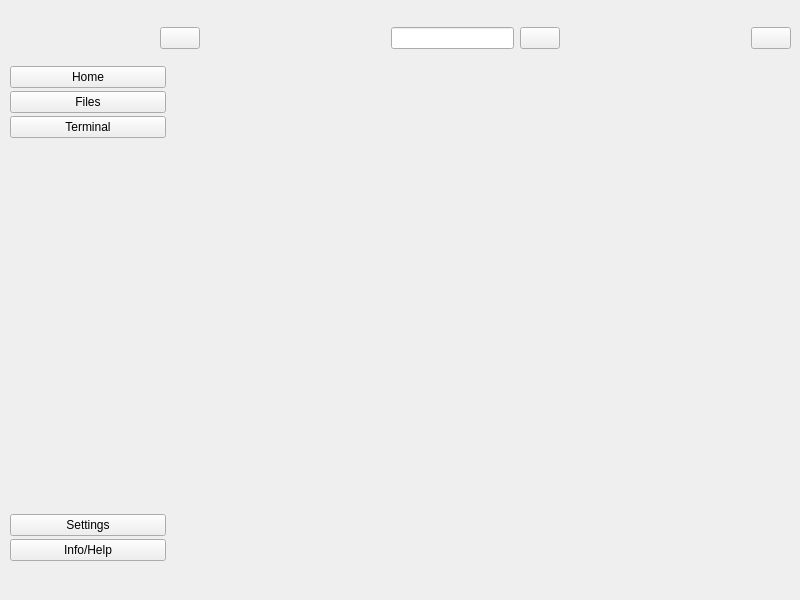
<?xml version="1.0" encoding="UTF-8"?>
<ui version="4.0">
 <class>MainWindow</class>
 <widget class="QMainWindow" name="MainWindow">
  <property name="geometry">
   <rect>
    <x>0</x>
    <y>0</y>
    <width>800</width>
    <height>600</height>
   </rect>
  </property>
  <property name="windowTitle">
   <string>MainWindow</string>
  </property>
  <widget class="QWidget" name="centralwidget">
   <widget class="QWidget" name="menu_icons" native="true">
    <property name="geometry">
     <rect>
      <x>10</x>
      <y>10</y>
      <width>156</width>
      <height>551</height>
     </rect>
    </property>
    <layout class="QVBoxLayout" name="verticalLayout_2">
     <item>
      <layout class="QHBoxLayout" name="horizontalLayout">
       <item>
        <spacer name="horizontalSpacer_3">
         <property name="orientation">
          <enum>Qt::Horizontal</enum>
         </property>
         <property name="sizeHint" stdset="0">
          <size>
           <width>40</width>
           <height>20</height>
          </size>
         </property>
        </spacer>
       </item>
       <item>
        <widget class="QLabel" name="label">
         <property name="minimumSize">
          <size>
           <width>50</width>
           <height>50</height>
          </size>
         </property>
         <property name="maximumSize">
          <size>
           <width>50</width>
           <height>50</height>
          </size>
         </property>
         <property name="text">
          <string/>
         </property>
         <property name="pixmap">
          <pixmap resource="assets/resource.qrc">:/icon/icon/static-window-icon.png</pixmap>
         </property>
         <property name="scaledContents">
          <bool>true</bool>
         </property>
        </widget>
       </item>
       <item>
        <spacer name="horizontalSpacer_4">
         <property name="orientation">
          <enum>Qt::Horizontal</enum>
         </property>
         <property name="sizeHint" stdset="0">
          <size>
           <width>40</width>
           <height>20</height>
          </size>
         </property>
        </spacer>
       </item>
      </layout>
     </item>
     <item>
      <layout class="QVBoxLayout" name="verticalLayout">
       <property name="spacing">
        <number>3</number>
       </property>
       <item>
        <widget class="QPushButton" name="pushButton">
         <property name="layoutDirection">
          <enum>Qt::LeftToRight</enum>
         </property>
         <property name="text">
          <string>Home</string>
         </property>
         <property name="icon">
          <iconset resource="assets/resource.qrc">
           <normaloff>:/icon/icon/home.svg</normaloff>:/icon/icon/home.svg</iconset>
         </property>
         <property name="iconSize">
          <size>
           <width>25</width>
           <height>13</height>
          </size>
         </property>
        </widget>
       </item>
       <item>
        <widget class="QPushButton" name="pushButton_2">
         <property name="text">
          <string>Files</string>
         </property>
         <property name="icon">
          <iconset resource="assets/resource.qrc">
           <normaloff>:/icon/icon/folder-open.svg</normaloff>:/icon/icon/folder-open.svg</iconset>
         </property>
         <property name="iconSize">
          <size>
           <width>25</width>
           <height>13</height>
          </size>
         </property>
        </widget>
       </item>
       <item>
        <widget class="QPushButton" name="pushButton_3">
         <property name="text">
          <string>Terminal</string>
         </property>
         <property name="icon">
          <iconset resource="assets/resource.qrc">
           <normaloff>:/icon/icon/terminal.svg</normaloff>:/icon/icon/terminal.svg</iconset>
         </property>
        </widget>
       </item>
       <item>
        <spacer name="verticalSpacer">
         <property name="orientation">
          <enum>Qt::Vertical</enum>
         </property>
         <property name="sizeHint" stdset="0">
          <size>
           <width>20</width>
           <height>58</height>
          </size>
         </property>
        </spacer>
       </item>
       <item>
        <widget class="QPushButton" name="pushButton_4">
         <property name="text">
          <string>Settings</string>
         </property>
        </widget>
       </item>
       <item>
        <widget class="QPushButton" name="pushButton_5">
         <property name="text">
          <string>Info/Help</string>
         </property>
        </widget>
       </item>
      </layout>
     </item>
    </layout>
   </widget>
   <widget class="QWidget" name="widget_3" native="true">
    <property name="geometry">
     <rect>
      <x>150</x>
      <y>10</y>
      <width>641</width>
      <height>531</height>
     </rect>
    </property>
    <widget class="QWidget" name="widget" native="true">
     <property name="geometry">
      <rect>
       <x>10</x>
       <y>10</y>
       <width>631</width>
       <height>37</height>
      </rect>
     </property>
     <layout class="QHBoxLayout" name="horizontalLayout_3">
      <property name="leftMargin">
       <number>0</number>
      </property>
      <property name="topMargin">
       <number>0</number>
      </property>
      <property name="rightMargin">
       <number>0</number>
      </property>
      <property name="bottomMargin">
       <number>0</number>
      </property>
      <item>
       <widget class="QPushButton" name="pushButton_6">
        <property name="text">
         <string/>
        </property>
        <property name="icon">
         <iconset resource="assets/resource.qrc">
          <normaloff>:/icon/icon/align-justify.svg</normaloff>:/icon/icon/align-justify.svg</iconset>
        </property>
       </widget>
      </item>
      <item>
       <spacer name="horizontalSpacer">
        <property name="orientation">
         <enum>Qt::Horizontal</enum>
        </property>
        <property name="sizeHint" stdset="0">
         <size>
          <width>185</width>
          <height>20</height>
         </size>
        </property>
       </spacer>
      </item>
      <item>
       <layout class="QHBoxLayout" name="horizontalLayout_2">
        <item>
         <widget class="QLineEdit" name="lineEdit"/>
        </item>
        <item>
         <widget class="QPushButton" name="pushButton_9">
          <property name="text">
           <string/>
          </property>
          <property name="icon">
           <iconset resource="assets/resource.qrc">
            <normaloff>:/icon/icon/search.svg</normaloff>:/icon/icon/search.svg</iconset>
          </property>
         </widget>
        </item>
       </layout>
      </item>
      <item>
       <spacer name="horizontalSpacer_2">
        <property name="orientation">
         <enum>Qt::Horizontal</enum>
        </property>
        <property name="sizeHint" stdset="0">
         <size>
          <width>185</width>
          <height>20</height>
         </size>
        </property>
       </spacer>
      </item>
      <item>
       <widget class="QPushButton" name="pushButton_7">
        <property name="text">
         <string/>
        </property>
        <property name="icon">
         <iconset resource="assets/resource.qrc">
          <normaloff>:/icon/icon/user.svg</normaloff>:/icon/icon/user.svg</iconset>
        </property>
       </widget>
      </item>
     </layout>
    </widget>
    <widget class="QStackedWidget" name="stackedWidget">
     <property name="geometry">
      <rect>
       <x>10</x>
       <y>100</y>
       <width>541</width>
       <height>421</height>
      </rect>
     </property>
     <widget class="QWidget" name="page"/>
     <widget class="QWidget" name="page_2"/>
    </widget>
   </widget>
  </widget>
 </widget>
 <resources>
  <include location="assets/resource.qrc"/>
 </resources>
 <connections/>
</ui>
